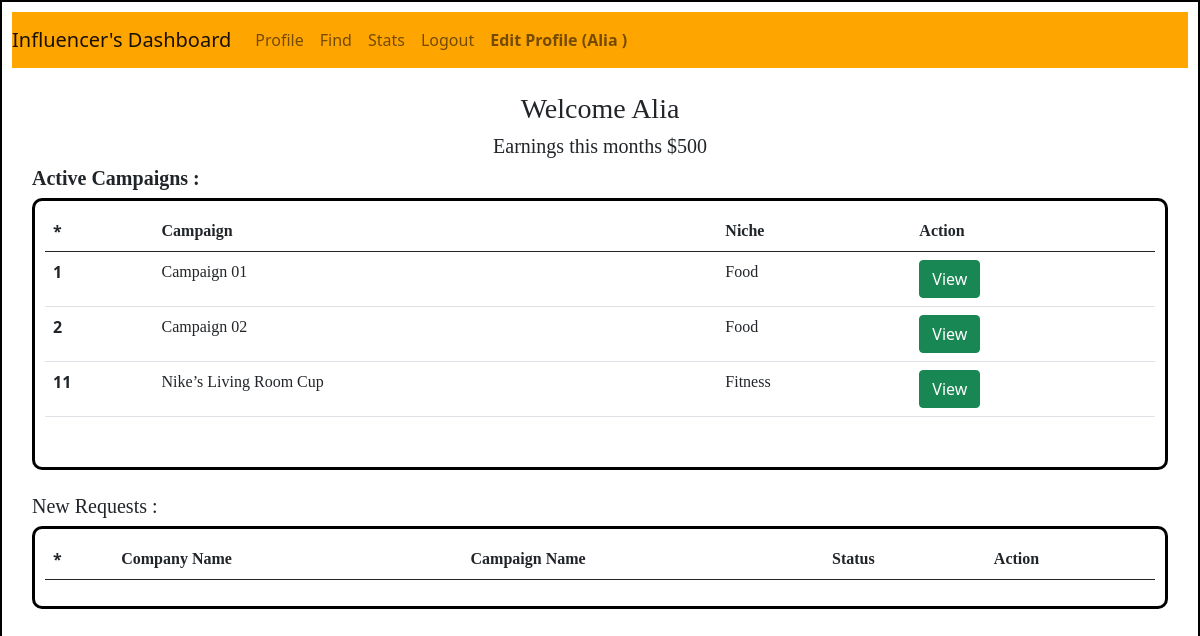
/influencer/dashboard/3, run on an earlier commit of the app's database.
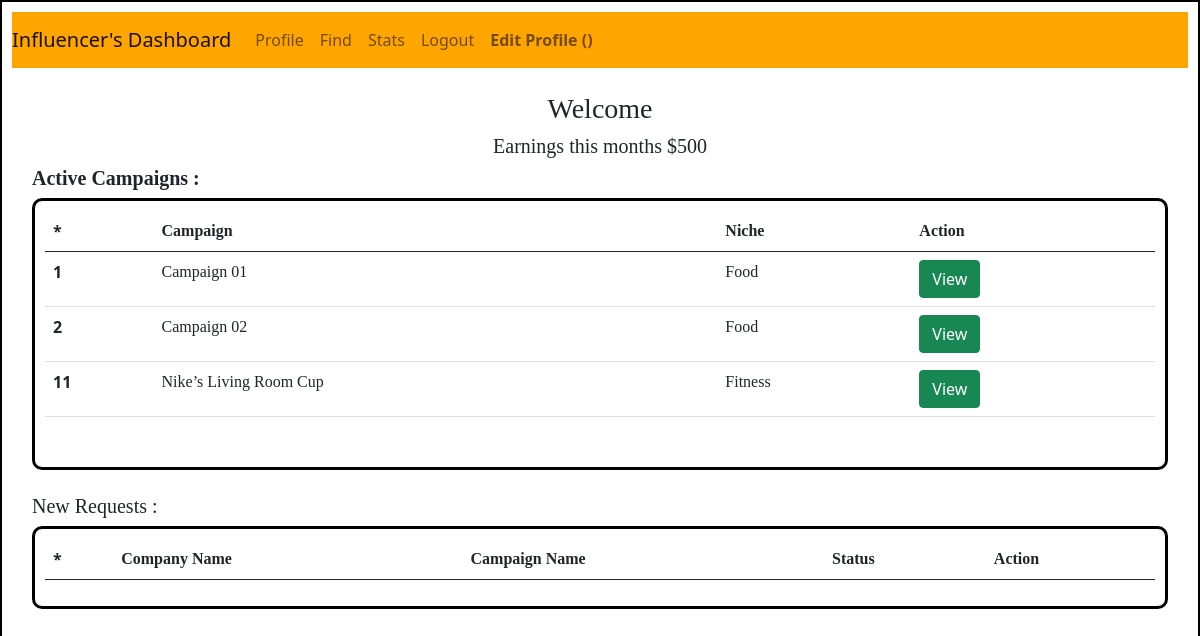
And on a later commit of the database.
### backend/models.py (models this page shows)
class User(db.Model):
    __tablename__ = "user"
    id = db.Column(db.Integer, primary_key = True, nullable = False, autoincrement = True)
    email = db.Column(db.String, nullable = False, unique = True)
    full_name = db.Column(db.String, nullable = False)
    search_name = db.Column(db.String, nullable = False, default="null")
    user_name = db.Column(db.String, unique = True, nullable = False)
    pwd = db.Column(db.String, nullable = False, default="null")
    category = db.Column(db.String, nullable = False, default="null")
    niche = db.Column(db.String, nullable = False, default="null")
    followers = db.Column(db.Integer, nullable=False, default = 0)
    type = db.Column(db.String, nullable = False, default = "general")
    is_flagged = db.Column(db.String, nullable=False, default="False")
    ad_request = db.relationship("Ad_request", cascade="all, delete", backref="user")

### backend/controllers.py (the view)
@app.route('/influencer/dashboard/<int:i_id>', methods=['GET', 'POST'])
def influencer_dashboard(i_id):
    influencer = User.query.get(i_id)
    campaign_summary = fetch_campaigns()
    requests = Sponser_Request.query.filter_by(influencer_id = i_id)
    return render_template("influencer_dashboard_profile.html",  influencer = influencer, campaigns = campaign_summary, requests = requests)

### backend/controllers.py (called while the page is built)
def fetch_campaigns():
    campaigns=Campaigns.query.filter_by(visibility = "Public" ).all()
    campaign_list = {}
    for campaign in campaigns:
        if campaign.id not in campaign_list.keys():
            campaign_list[campaign.id] = [campaign.name, campaign.niche, campaign.end_date, campaign.budget, campaign.start_date, campaign.sponser_id]
    return campaign_list

### templates/influencer_dashboard_profile.html (shortened to what this page needs)
<!DOCTYPE html>
<html lang="en">
<head>
    <link rel="stylesheet" href = "/static/dashboardstyle.css">
    <link href="https://cdn.jsdelivr.net/npm/bootstrap@5.0.2/dist/css/bootstrap.min.css" rel="stylesheet">
</head>
<body>
  <div id="container-influencer-profile">
    <nav class="navbar navbar-expand-lg navbar-light" style="background-color:orange;">
      <a class="navbar-brand" href="#">Influencer's Dashboard</a>
      <div class="collapse navbar-collapse" id="navbarNav">
        <ul class="navbar-nav">
          <li class="nav-item active">
            <a class="nav-link" href="/influencer/dashboard/profile/{{influencer.id}}"> Profile</a>
          </li>
          <li class="nav-item active">
            <a class="nav-link" href="/influencer/dashboard/find/{{influencer.id}}"> Find</a>
          </li>
          <li class="nav-item active">
            <a class="nav-link" href="/influencer/stats"> Stats</span></a>
          </li>
          <li class="nav-item">
            <a class="nav-link" href="/login"> Logout</a>
          </li>
          <li class="nav-item">
            <a class="nav-link" href="/edit/profile/page/{{influencer.id}}" > <strong>Edit Profile ({{influencer.full_name}})</strong></a>
          </li>
    </nav><br>
            <div class="d-flex justify-content-md-center">
              <label><h3 style="font-family: 'Times New Roman', Times, serif;">Welcome {{influencer.full_name}}</h3></label>
            </div>
            <div class="d-flex justify-content-md-center">
              <label><h5 style="font-family: 'Times New Roman', Times, serif;">Earnings this months $500</h5></label>
            </div>
            <label><h5 style="font-family: 'Times New Roman', Times, serif; padding-left: 20px;"><b>Active Campaigns :</b></h5></label>
          <div id="campaign">
            {%if campaigns%}
            <table class="table">
              <thead>
                <tr>
                  <th scope="col">*</th>
                  <th scope="col" style="font-family: 'Times New Roman', Times, serif;">Campaign</th>
                  <th scope="col" style="font-family: 'Times New Roman', Times, serif;">Niche</th>
                  <th scope="col" style="font-family: 'Times New Roman', Times, serif;">Action</th>
                </tr>
              </thead>
              <tbody>
              {%for key, value in campaigns.items()%}
                <tr>
                  <th scope="row">{{key}}</th>
                  <td style="font-family: 'Times New Roman', Times, serif;">{{value[0]}}</td>
                  <td style="font-family: 'Times New Roman', Times, serif;">{{value[1]}}</td>
                  <td><a href="/view/campaign/influencer/{{key}}"><button type="button" class="btn btn-success">View</button></a></td>
                </tr>
              {%endfor%}
              </tbody>
            </table>
            {%else%}
            <h3>No Campaigns available!</h3>
            {%endif%}<br>
          </div><br>
          <label><h5 style="font-family: 'Times New Roman', Times, serif; padding-left: 20px;">New Requests :</h5></label>
          <div id="campaign">
            {%if requests%}
            <table class="table">
              <thead>
                <tr>
                  <th scope="col">*</th>
                  <th scope="col" style="font-family: 'Times New Roman', Times, serif;">Company Name</th>
                  <th scope="col" style="font-family: 'Times New Roman', Times, serif;">Campaign Name</th>
                  <th scope="col" style="font-family: 'Times New Roman', Times, serif;">Status</th>
                  <th scope="col" style="font-family: 'Times New Roman', Times, serif;">Action</th>
                </tr>
              </thead>
            </table>
            {%else%}
            <h3 style="font-family: 'Times New Roman', Times, serif;">No Request available!</h3>
            {%endif%}
          </div>
        </div>
</body>
</html>

What changed in the data, as far as the page shows it:
removed User: full_name "Alia"
